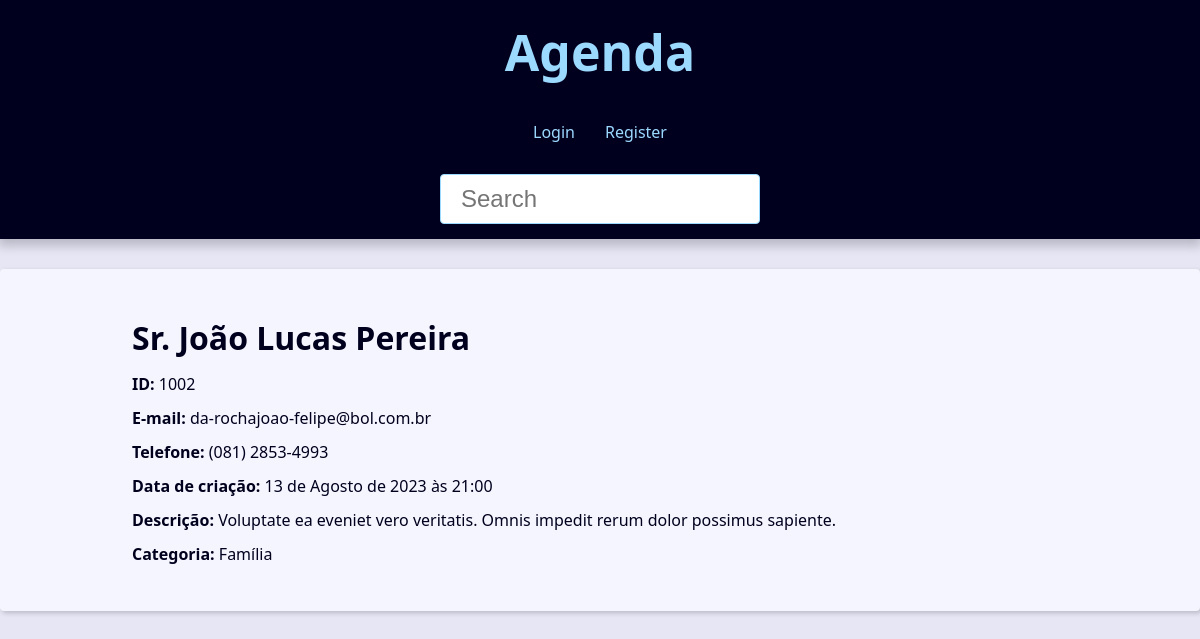
The page /contact/1002/ on the database its author committed.
### contact/models.py (models this page shows, shortened)
class Contact(models.Model):
    first_name = models.CharField(max_length=50)
    last_name = models.CharField(max_length=50, blank=True)
    phone = models.CharField(max_length=50)
    email = models.EmailField(max_length=254, blank=True)
    created_date = models.DateTimeField(default=timezone.now)
    discriptin = models.TextField(blank=True)
    show = models.BooleanField(default=True)
    picture = models.ImageField(blank=True, upload_to='pictures/%Y/%m/')
    category = models.ForeignKey(
        Category, # Passando a ForeignKey (Classe Category)
        on_delete=models.SET_NULL, # Setando NULL quando a categoria é deletada e um contato possui a categoria deletada.
        blank=True, null=True # Permitindo setar NULL quando for deletada
    )
    owner = models.ForeignKey(
        User, # Todo contato depende/tem que ter um User (owner) responsável por aquele contato. (Permissões)
        on_delete=models.SET_NULL,
        blank=True, null=True
    )

class Category(models.Model):
    class Meta:
        verbose_name = 'Category'
        verbose_name_plural = 'Categories'
    name = models.CharField(max_length=50) # type: ignore

### contact/views/contact_views.py (the view)
# urls.py: path('contact/<int:contact_id>/', views.contact, name='contact'),
def contact(request, contact_id):
    single_contact = get_object_or_404(
        Contact, pk=contact_id, show=True
    )
    site_title = f'{single_contact.first_name} {single_contact.last_name} - '
    context = {
        'contact': single_contact,
        'site_title': site_title
    }
    return render(
        request,
        'contact/contact.html',
        context
    )

### contact/templates/contact/contact.html (shortened to what this page needs)
{% extends 'global/base.html' %}
{% block content %}
    <div class="single-contact">
        <h1 class="single-contact-name">
            {{ contact.first_name }} {{ contact.last_name }}
        </h1>
        <p><b>ID:</b> {{ contact.id }} </p>
        <p><b>E-mail:</b> {{ contact.email }} </p>
        <p><b>Telefone:</b> {{ contact.phone }} </p>
        <p><b>Data de criação:</b> {{ contact.created_date }} </p>
        <p><b>Descrição:</b> {{ contact.discriptin }} </p>
        <p><b>Categoria:</b> {{ contact.category.name }} </p>
    </div>
{% endblock content %}

### base_static/global/css/style.css (style rules this page uses)
:root { --spacing: 1.5rem; --link-dark-color: rgb(0, 83, 134); --link-light-color: rgb(156, 217, 255); --clr-white: rgb(245, 245, 255); --clr-black: rgb(0, 0, 30); --clr-light-gray: rgb(230, 230, 245); --clr-dark-shadow-5: rgba(0, 0, 10, 5%); --clr-dark-shadow-10: rgba(0, 0, 10, 10%); --clr-dark-shadow-20: rgba(0, 0, 10, 20%); --clr-light-shadow-5: rgba(200, 200, 255, 5%); --clr-light-shadow-10: rgba(200, 200, 255, 10%); --clr-light-shadow-20: rgba(200, 200, 255, 20%); --main-page-width: 120rem; --table-min-width: 60rem; --biggest-font-size: 5rem; --bigger-font-size: 4rem; --big-font-size: 3.2rem; --medium-font-size: 2.4rem; --small-font-size: 1.6rem; --smaller-font-size: 1.4rem; --smallest-font-size: 1.2rem; --transition-fast: 300ms; --transition-medium: 600ms; --transition-slow: 1s; --default-border-radius: 4px; }
*, *::before, *::after { margin: 0; padding: 0; box-sizing: border-box; }
html { font-size: 62.5%; }
body { font-family: system-ui, -apple-system, BlinkMacSystemFont, "Segoe UI", Roboto, Oxygen, Ubuntu, Cantarell, "Open Sans", "Helvetica Neue", sans-serif; line-height: 1.5; font-size: var(--small-font-size); color: var(--clr-black); -webkit-font-smoothing: antialiased; background: var(--clr-light-gray); }
@media (min-width: 600px) { .single-contact { max-width: 80%; margin: calc(var(--spacing) * 2) auto; } }
.single-contact h1 { margin: 1rem 0; }
.single-contact p { margin: 1rem 0; }

### rows shown on the page
Contact: first_name "Sr.", last_name "João Lucas Pereira", id "1002", email "da-rochajoao-felipe@bol.com.br", phone "(081) 2853-4993", created_date "13 de Agosto de 2023 às 21:00", discriptin "Voluptate ea eveniet vero veritatis. Omnis impedit rerum dolor possimus sapiente.", category.name "Família"
